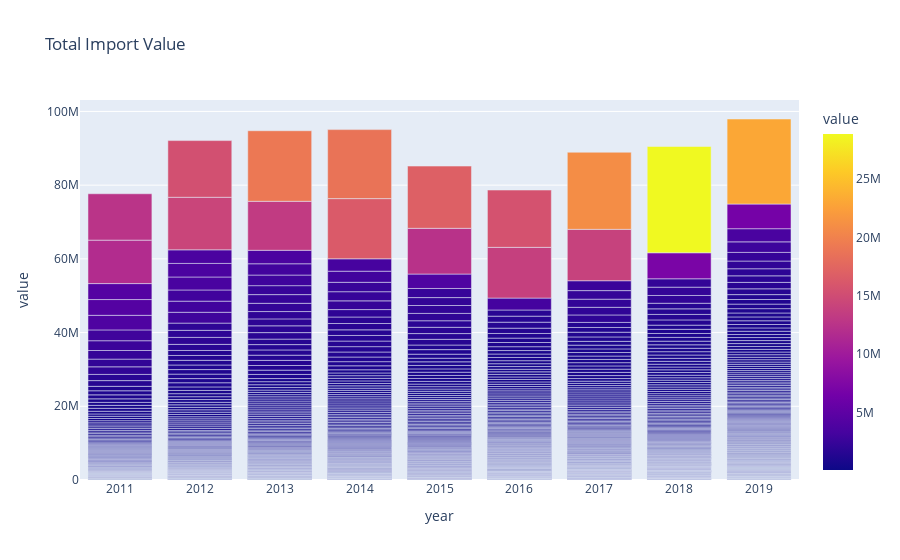

Notebook code for this chart:
### Code cell
fig = px.bar(map_test5, x="year", y="value",barmode='group',hover_data=['par_countries','item', 'value', 'element'], color="value", title='Total Import Value')

fig["layout"].pop("updatemenus")
fig.show()

### Figure 1 — Plotly figure (JSON) as saved in the notebook; plotly's stock layout.template omitted (floating-point values rounded to 4 significant figures; data arrays with more than 128 entries replaced by an {"elided": "..."} marker saying what was removed)
{"data": [{"alignmentgroup": "True", "customdata": {"elided": "1111x3 str values"}, "hovertemplate": "year=%{x}<br>value=%{marker.color}<br>par_countries=%{customdata[0]}<br>item=%{customdata[1]}<br>element=%{customdata[2]}<extra></extra>", "legendgroup": "", "marker": {"color": {"elided": "1111 int values"}, "coloraxis": "coloraxis", "pattern": {"shape": ""}}, "name": "", "offsetgroup": "", "orientation": "v", "showlegend": false, "textposition": "auto", "type": "bar", "x": {"elided": "1111 int values"}, "xaxis": "x", "y": {"elided": "1111 int values"}, "yaxis": "y"}], "layout": {"barmode": "group", "coloraxis": {"colorbar": {"title": {"text": "value"}}, "colorscale": [[0, "#0d0887"], [0.1111, "#46039f"], [0.2222, "#7201a8"], [0.3333, "#9c179e"], [0.4444, "#bd3786"], [0.5556, "#d8576b"], [0.6667, "#ed7953"], [0.7778, "#fb9f3a"], [0.8889, "#fdca26"], [1, "#f0f921"]]}, "legend": {"tracegroupgap": 0}, "title": {"text": "Total Import Value"}, "xaxis": {"anchor": "y", "domain": [0, 1], "title": {"text": "year"}}, "yaxis": {"anchor": "x", "domain": [0, 1], "title": {"text": "value"}}}}
